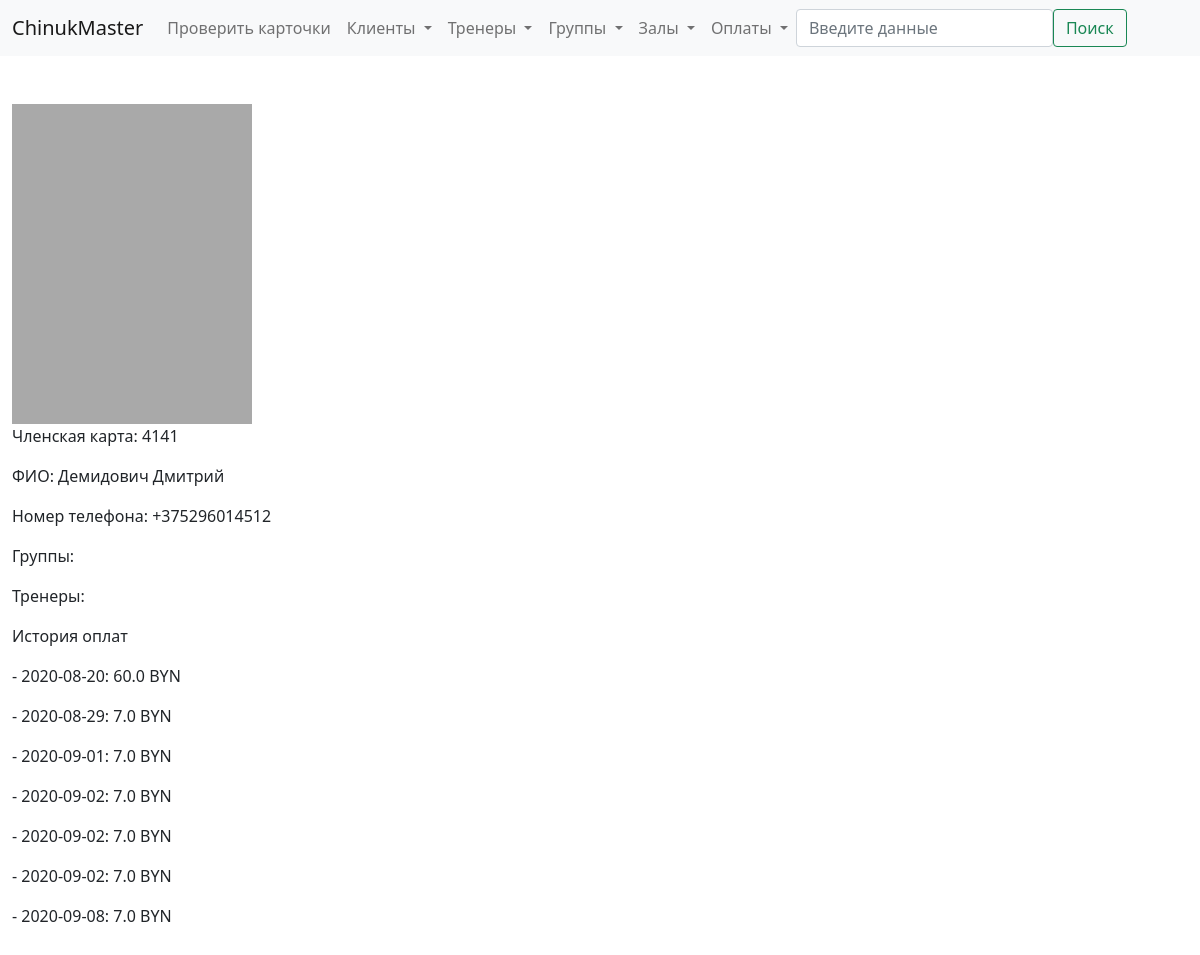
Screenshot of /client/1 with the database file from the repository.
### billing/models.py (models this page shows, shortened)
class Client(models.Model):
    member_card = models.CharField(verbose_name='Членская карта', max_length=4, blank=True, null=True)
    name = models.CharField(verbose_name='ФИО', max_length=50, blank=True, null=True)
    tel_number = models.CharField(verbose_name='Номер телефона', max_length=20, blank=True, null=True)
    info = models.TextField(verbose_name='Дополнительная информация', null=True, blank=True)
    training_type_choices = [
        ('I', 'Индивидуал'),
        ('G', 'В группе'),
        ('B', 'Смешанный'),
    ]
    cl_type = models.CharField(verbose_name='Тип клиента', max_length=1, choices=training_type_choices, default='G')
    treners = models.ManyToManyField(Trener, verbose_name='Тренер', blank=True)
    groups = models.ManyToManyField(Group, verbose_name='Группа', blank=True)
    class Meta:
        verbose_name = 'Клиент'
        verbose_name_plural = 'Клиенты'

class Payment(models.Model):
    client = models.ForeignKey(Client, on_delete=models.PROTECT, verbose_name='Плательщик')
    payment_to_choices = [
        ('G', 'В группу'),
        ('I', 'Индивидуально')
    ]
    payment_type_choices = [
        ('O', 'Разовый платеж'),
        ('M', 'Месячный взнос')
    ]
    payment_to = models.CharField(max_length=1, choices=payment_to_choices, default='G', verbose_name='Направление оплаты')
    payment_type = models.CharField(max_length=1, choices=payment_type_choices, default='M', verbose_name='Тип оплаты')
    trener = models.ForeignKey(Trener, on_delete=models.SET_NULL, verbose_name='Тренер', blank=True, null=True)
    group = models.ForeignKey(Group, on_delete=models.SET_NULL, verbose_name='Группа', blank=True, null=True)
    date = models.DateField(verbose_name='Дата оплаты', default=timezone.now)
    amount = models.FloatField(verbose_name='Сумма', default=60)
    trener_part = models.FloatField(verbose_name='Тренеру', default=0)
    def __str__(self):
        return f'{self.date}: {self.amount} BYN'
    class Meta:
        verbose_name = 'Оплата'
        verbose_name_plural = 'Оплаты'

### billing/views.py (the view)
# urls.py: path('<slug:obj>/<int:id>', views.detail_object, name='detail_object'),
def detail_object(request, obj, id):
    obj_values = {
        'trener' : Trener,
        'client' : Client,
        'group'  : Group,
        'payment': Payment,
        'address': Address,
    }
    inst = obj_values[obj].objects.get(id=id)
    return render(request, f'billing/detail/{obj}.html', {
        f'{obj}' : inst,
    })

### ChinukMaster/templates/billing/detail/client.html (shortened to what this page needs)
{% extends 'billing/base.html' %}
{% block content %}
    <div class="detail-photo">
    </div>
    <div class="detail-info">
        <p>Членская карта: {{client.member_card}}</p>
        <p>ФИО: {{client.name}}</p>
        <p>Номер телефона: {{client.tel_number}}</p>
        {% if client.cl_type == 'G' or client.cl_type == 'B' %}
            <p>Группы:</p>
        {% endif %}
        {% if client.cl_type == 'I' or client.cl_type == 'B' %}
            <p>Тренеры:</p>
        {% endif %}
    </div>
    <div class="payment-history">
        {% if client.payment_set.all %}
            <p>История оплат</p>
            {% for payment in client.payment_set.all %}
                <p> - {{payment}}</p>
            {% endfor %}
        {% endif %}
    </div>
{% endblock %}

### billing/static/billing.css (style rules this page uses)
.detail-photo { width: 240px; height: 320px; background-color: darkgrey; color: red; }

### rows the page displays
Client: member_card "4141", name "Демидович Дмитрий", tel_number "+375296014512"
Payment: date+amount "2020-08-20: 60.0 BYN"
Payment: date+amount "2020-08-29: 7.0 BYN"
Payment: date+amount "2020-09-01: 7.0 BYN"
Payment: date+amount "2020-09-02: 7.0 BYN"
Payment: date+amount "2020-09-02: 7.0 BYN"
Payment: date+amount "2020-09-02: 7.0 BYN"
Payment: date+amount "2020-09-08: 7.0 BYN"
